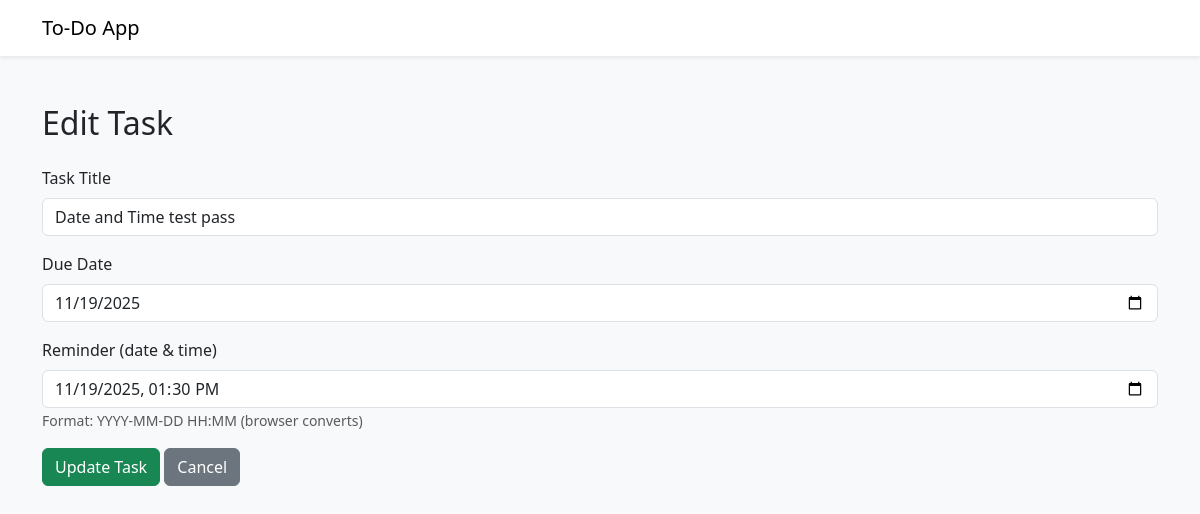
The app's page /edit/9 with its own data.
### tables this page shows
CREATE TABLE tasks(
                id INTEGER PRIMARY KEY AUTOINCREMENT,
                title TEXT NOT NULL
        , completed INTEGER DEFAULT 0, due_date TEXT DEFAULT NULL, reminder_at TEXT DEFAULT NULL, reminder_sent TEXT DEFAULT 0);

### app.py (the view)
@app.route("/edit/<int:id>", methods=["POST", "GET"])
def edit_task(id):
    conn = get_db_connection()
    tasks = conn.execute("SELECT * FROM tasks WHERE id = ?", (id,)).fetchone()
    conn.close()
    if tasks is None:
        return "Task not Found", 404
    return render_template("edit.html", task=tasks)

### app.py (called while the page is built)
def get_db_connection():
    conn = sqlite3.connect("task.db")
    conn.row_factory = sqlite3.Row
    return conn

### templates/edit.html
{% extends "base.html" %}
{% block content %}
<h2 class="mb-4">Edit Task</h2>
<form action="{{ url_for('update_task', id=task['id']) }}" method="POST" class="mb-3">
    <div class="mb-3">
        <label class="form-label">Task Title</label>
        <input type="text" name="task" class="form-control" value="{{ task['title'] }}" required>
    </div>
    <div class="mb-3">
        <label class="form-label">Due Date</label>
        <input type="date" name="due_date" value="{{ task['due_date'] or ''}}" class="form-control">
    </div>
    <div class="mb-3">
        <label class="form-label">Reminder (date & time)</label>
        <input type="datetime-local" name="reminder_at"
               value="{% if task['reminder_at'] %}{{ task['reminder_at']|replace(' ', 'T') }}{% endif %}"
               class="form-control">
        <small class="text-muted">Format: YYYY-MM-DD HH:MM (browser converts)</small>
    </div>
    <button class="btn btn-success" type="submit">Update Task</button>
    <a href="{{ url_for('index') }}" class="btn btn-secondary">Cancel</a>
</form>
{% endblock %}

### records on screen
tasks: task "Date and Time test pass", due_date "11/19/2025", reminder_at "11/19/2025 13:30"
